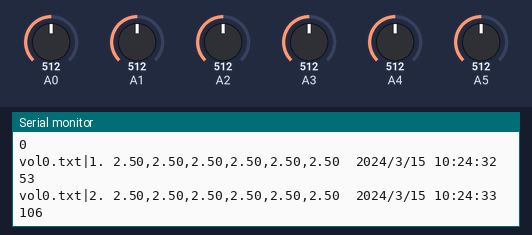
Bench run of a sketch on a simulated Arduino Uno, built with avr-gcc and run on an emulated ATmega328P. Parts: the last lines printed to the serial monitor. Inputs (shaded band) come from the test bench; at power-on: A0 = 512, A1 = 512, A2 = 512, A3 = 512, A4 = 512, A5 = 512. The local clock reads 2024-03-15 10:24:30 at power-on unless the sketch sets it; storage starts empty.

Above: at 3.2 s.
3.3 s: A0 set to 716
At 4.6 s:
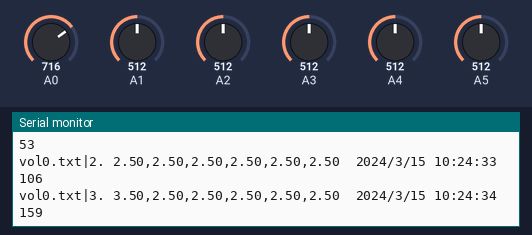
4.8 s: A1 set to 716
At 5.9 s:
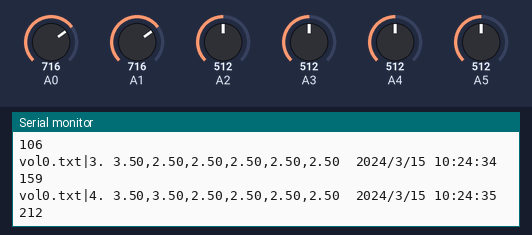
6.3 s: A2 set to 716
At 6.3 s:
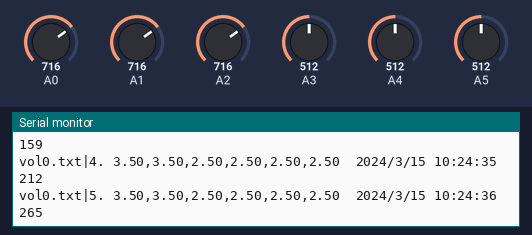
7.8 s: A3 set to 716
At 9.0 s:
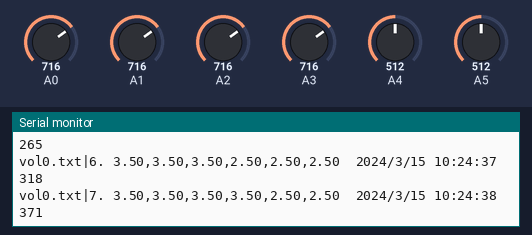
9.3 s: A4 set to 716
At 9.3 s:
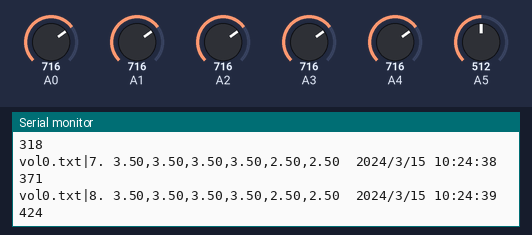
10.8 s: A5 set to 716
At 12.1 s:
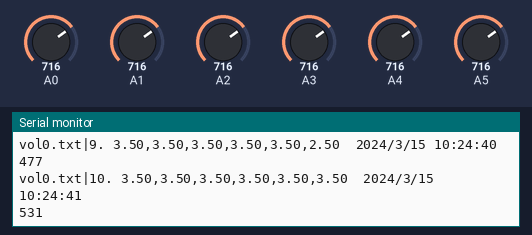

Measured:
- after the input at 3.3 s, the serial monitor: prints a new line after 0.78 s (image 1)
- after the input at 4.8 s, the serial monitor: prints a new line after 0.30 s (image 2)
- after the input at 7.8 s, the serial monitor: prints a new line after 0.35 s (image 4)
- after the input at 10.8 s, the serial monitor: prints a new line after 0.41 s (image 6)

The sketch:

datalog.ino
```cpp
#include <Wire.h>
#include "RTClib.h"
RTC_DS1307 RTC;
#include<SD.h>
#include <SPI.h>
unsigned long timer=0;
const int CS=4;
int i=0;
int id=0;

void setup()
{
  Serial.begin(9600);
  //RTC initializing
   Wire.begin();
    RTC.begin();
  if (! RTC.isrunning()) {
    Serial.println("RTC is NOT running!");
    // following line sets the RTC to the date & time this sketch was compiled

  }
  //RTC.adjust(DateTime(__DATE__, __TIME__));

  while (!Serial)
  {
    ; // wait for serial port to connect. Needed for native USB port only
  }

  Serial.print("Initializing SD card...");
  delay(2000);

  // see if the card is present and can be initialized:
  if (!SD.begin(CS))
  {
    Serial.println("Card failed, or not present");
    // don't do anything more:
    return;
  }
  //card initialized
  Serial.println("card initialized.");

   File root = SD.open("/");
                            // to extract textfile number
  i= printDirectory(root);  //i=textfile number.printDirectory returns the number of the last file in which data was written
   Serial.println(i);

  int k=0;
  String h="vol"+String(i)+"."+"txt";//txtfile name
  File data = SD.open(h);
  if (data) {
    data.seek(data.size()-25);//position pointr 25(guess estimate size of 6 voltage values including comma,\n,\r etc) bytes from the end of file
    while(1)
    {
      char c=data.read();
      if((c=='\n')||(c=='\r'))
      {  k-=1;
        data.seek(data.size()-(25+k));//if \n,\r is encountered then,k value decreased by one so that pointer points at the serial number
         break;
      }
      else
      {
          k+=1;
        data.seek(data.size()-(25+k));// if not then pointer shifts further from end by one
      }

    }
    while(data.available())
    {
       char c=data.read();
    if(c=='.') //(eg. 100. 8.33,4.55.....)->the end of the serial number is accompanied by '.' . hence,till it is not not encountered the loop continues to extcract the last serial number
    {
       break;
    }
    else
    {
      id=id*10;
      id=id+(c-'0'); // extraction of last serial number and storing it in id
    }

  }

  data.close();
  //printing serial number on serial monitor
  Serial.print("last no.:");
  Serial.println(id);
    }


if(id!=0)
{
 data=SD.open(h,FILE_WRITE);
 if(data)
 {
  data.println("***************");   // demarcation
  Serial.println("***************");
  data.close();
}
}

}

int printDirectory(File dir) {
   int b=0;
  while (true) {

    File entry =  dir.openNextFile();//opens next file


    if (! entry) {

      break;//if no file is left,breaks fro while loop.
    }


    //chech if the entry is a directory or file
    if (!entry.isDirectory()) {
         b=0;
      int a=strlen(entry.name());
     char c=entry.name()[0];//if file,char c stores first character of file name

         if(c=='V')
         {
          for(int i=3;i<a;i++)
          {
            c=entry.name()[i];
            if(c=='.')
            {
              break;
            }
            else
            {
              b=b*10;
              b=b+(c-'0');
            }
          }
         }

    }

    entry.close();

  }
    return b;

}


void loop()
{
  if((millis()-timer)>=1000)
  {
  id++;// increment of serial number for another set of data


     String h="vol"+String(i)+"."+"txt";//name of txt file

    File  data= SD.open(h,FILE_WRITE);
  if(data)
     {

        if (data.size()>= 2000) //size limit
        {
          data.close();
          i=i+1;
          String h="vol"+String(i)+"."+"txt"; //name of txt file
        File data = SD.open(h,FILE_WRITE);
        }

         data.print(id);
        data.print(". ");
       Serial.print(h);
       Serial.print("|");
       Serial.print(id);
       Serial.print(". ");

    for(int ap=0;ap<6;ap++)
    {
    int s=analogRead(ap);
     float sensor=(5.0/1023.0)*s; //converting voltages of analog pins which is in binary form to human readable form and storing them in string

       //printing size of file on serial monitor

         data.print(sensor);
        Serial.print(sensor);
          if(ap<5)
          {
          data.print(",");
          Serial.print(",");
          }
          else
          {
            data.print("\t");
            Serial.print("\t");
          }

 }
    DateTime now = RTC.now();

    data.print(now.year(), DEC);
    Serial.print(now.year(), DEC);
    data.print('/');
    Serial.print('/');
    data.print(now.month(), DEC);
    Serial.print(now.month(), DEC);
    data.print('/');
    Serial.print('/');
    data.print(now.day(), DEC);
    Serial.print(now.day(), DEC);
     data.print(' ');
      Serial.print(' ');
    data.print(now.hour(), DEC);
    Serial.print(now.hour(), DEC);
    data.print(':');
    Serial.print(':');
    data.print(now.minute(), DEC);
    Serial.print(now.minute(), DEC);
    data.print(':');
    Serial.print(':');
    data.print(now.second(), DEC);
     Serial.print(now.second(), DEC);
    data.println();
     Serial.println();

      Serial.println(data.size());

   data.close();
  }
 timer=millis();
  }

}
```
